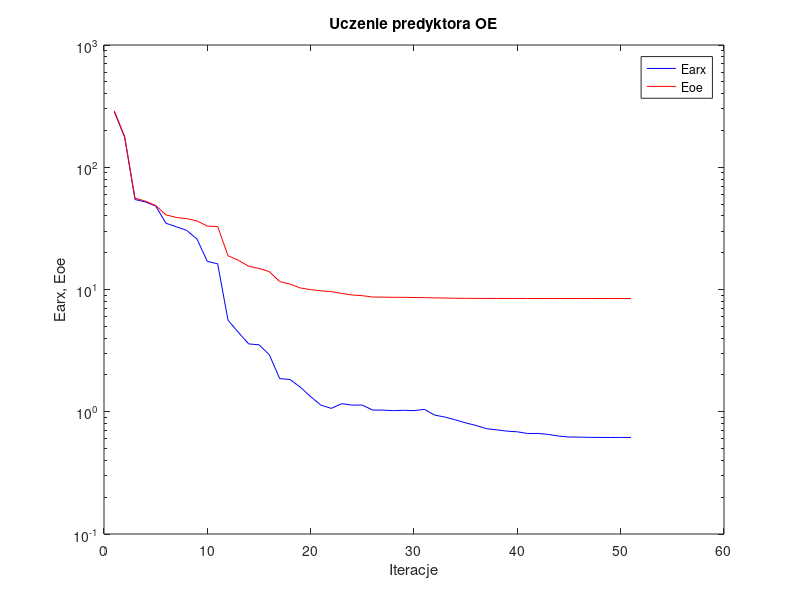
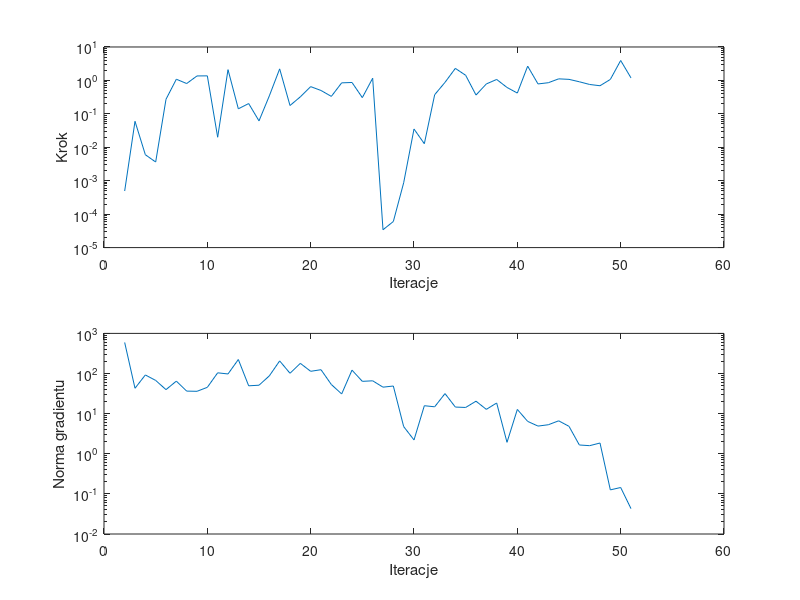

Write the MATLAB code that produced these figures, in order.
%uczenie predyktora oe
clear all;
n=0; farx(n+1)=2.843759e+002; foe(n+1)=2.888252e+002; wspucz(n+1)=0.000000e+000; ng(n+1)=0.000000e+000;
%odnowa zmiennej metryki
n=1; farx(n+1)=1.756527e+002; foe(n+1)=1.779006e+002; krok(n+1)=4.921872e-004; ng(n+1)=5.943024e+002;
n=2; farx(n+1)=5.444894e+001; foe(n+1)=5.587770e+001; krok(n+1)=5.983917e-002; ng(n+1)=4.288711e+001;
n=3; farx(n+1)=5.201323e+001; foe(n+1)=5.282626e+001; krok(n+1)=5.997467e-003; ng(n+1)=9.208283e+001;
n=4; farx(n+1)=4.818930e+001; foe(n+1)=4.864761e+001; krok(n+1)=3.625910e-003; ng(n+1)=6.726131e+001;
n=5; farx(n+1)=3.483156e+001; foe(n+1)=4.076133e+001; krok(n+1)=2.729349e-001; ng(n+1)=3.967728e+001;
n=6; farx(n+1)=3.259586e+001; foe(n+1)=3.885377e+001; krok(n+1)=1.086288e+000; ng(n+1)=6.459371e+001;
n=7; farx(n+1)=3.045679e+001; foe(n+1)=3.803105e+001; krok(n+1)=8.067975e-001; ng(n+1)=3.644554e+001;
n=8; farx(n+1)=2.588496e+001; foe(n+1)=3.642366e+001; krok(n+1)=1.361453e+000; ng(n+1)=3.602786e+001;
n=9; farx(n+1)=1.695059e+001; foe(n+1)=3.298291e+001; krok(n+1)=1.369572e+000; ng(n+1)=4.526353e+001;
n=10; farx(n+1)=1.622684e+001; foe(n+1)=3.276559e+001; krok(n+1)=1.999069e-002; ng(n+1)=1.040788e+002;
n=11; farx(n+1)=5.614286e+000; foe(n+1)=1.889508e+001; krok(n+1)=2.097807e+000; ng(n+1)=9.748712e+001;
n=12; farx(n+1)=4.466532e+000; foe(n+1)=1.734017e+001; krok(n+1)=1.414327e-001; ng(n+1)=2.232543e+002;
n=13; farx(n+1)=3.589573e+000; foe(n+1)=1.549951e+001; krok(n+1)=2.032965e-001; ng(n+1)=4.937596e+001;
n=14; farx(n+1)=3.528841e+000; foe(n+1)=1.488435e+001; krok(n+1)=6.162212e-002; ng(n+1)=5.110218e+001;
n=15; farx(n+1)=2.925730e+000; foe(n+1)=1.400628e+001; krok(n+1)=3.456460e-001; ng(n+1)=8.735826e+001;
n=16; farx(n+1)=1.867840e+000; foe(n+1)=1.161202e+001; krok(n+1)=2.214031e+000; ng(n+1)=2.061948e+002;
n=17; farx(n+1)=1.835883e+000; foe(n+1)=1.107458e+001; krok(n+1)=1.775417e-001; ng(n+1)=1.013884e+002;
n=18; farx(n+1)=1.589031e+000; foe(n+1)=1.029858e+001; krok(n+1)=3.227510e-001; ng(n+1)=1.791130e+002;
n=19; farx(n+1)=1.328353e+000; foe(n+1)=9.971700e+000; krok(n+1)=6.522451e-001; ng(n+1)=1.135041e+002;
n=20; farx(n+1)=1.131750e+000; foe(n+1)=9.753422e+000; krok(n+1)=5.002089e-001; ng(n+1)=1.244823e+002;
n=21; farx(n+1)=1.064859e+000; foe(n+1)=9.616942e+000; krok(n+1)=3.329123e-001; ng(n+1)=5.322186e+001;
n=22; farx(n+1)=1.165011e+000; foe(n+1)=9.280057e+000; krok(n+1)=8.457767e-001; ng(n+1)=3.095894e+001;
n=23; farx(n+1)=1.133152e+000; foe(n+1)=9.018567e+000; krok(n+1)=8.674420e-001; ng(n+1)=1.213509e+002;
n=24; farx(n+1)=1.134317e+000; foe(n+1)=8.902468e+000; krok(n+1)=3.057702e-001; ng(n+1)=6.379972e+001;
n=25; farx(n+1)=1.032196e+000; foe(n+1)=8.675031e+000; krok(n+1)=1.163909e+000; ng(n+1)=6.582199e+001;
%odnowa zmiennej metryki
n=26; farx(n+1)=1.031271e+000; foe(n+1)=8.660385e+000; krok(n+1)=3.418410e-005; ng(n+1)=4.568613e+001;
n=27; farx(n+1)=1.020718e+000; foe(n+1)=8.635292e+000; krok(n+1)=6.028324e-005; ng(n+1)=4.878414e+001;
n=28; farx(n+1)=1.027785e+000; foe(n+1)=8.631194e+000; krok(n+1)=8.684522e-004; ng(n+1)=4.754770e+000;
n=29; farx(n+1)=1.020866e+000; foe(n+1)=8.599729e+000; krok(n+1)=3.519888e-002; ng(n+1)=2.210365e+000;
n=30; farx(n+1)=1.046796e+000; foe(n+1)=8.577322e+000; krok(n+1)=1.279622e-002; ng(n+1)=1.575919e+001;
n=31; farx(n+1)=9.389059e-001; foe(n+1)=8.541714e+000; krok(n+1)=3.735325e-001; ng(n+1)=1.480521e+001;
n=32; farx(n+1)=9.047255e-001; foe(n+1)=8.519533e+000; krok(n+1)=8.745977e-001; ng(n+1)=3.159477e+001;
n=33; farx(n+1)=8.586200e-001; foe(n+1)=8.482223e+000; krok(n+1)=2.290327e+000; ng(n+1)=1.458681e+001;
n=34; farx(n+1)=8.108253e-001; foe(n+1)=8.466837e+000; krok(n+1)=1.422745e+000; ng(n+1)=1.425730e+001;
n=35; farx(n+1)=7.726208e-001; foe(n+1)=8.456833e+000; krok(n+1)=3.655097e-001; ng(n+1)=2.042368e+001;
n=36; farx(n+1)=7.273106e-001; foe(n+1)=8.451645e+000; krok(n+1)=7.847380e-001; ng(n+1)=1.278249e+001;
n=37; farx(n+1)=7.114104e-001; foe(n+1)=8.449371e+000; krok(n+1)=1.068708e+000; ng(n+1)=1.841629e+001;
n=38; farx(n+1)=6.941378e-001; foe(n+1)=8.448003e+000; krok(n+1)=6.160336e-001; ng(n+1)=1.928170e+000;
n=39; farx(n+1)=6.854131e-001; foe(n+1)=8.446548e+000; krok(n+1)=4.187571e-001; ng(n+1)=1.272711e+001;
n=40; farx(n+1)=6.636345e-001; foe(n+1)=8.443648e+000; krok(n+1)=2.669838e+000; ng(n+1)=6.410850e+000;
n=41; farx(n+1)=6.649838e-001; foe(n+1)=8.442455e+000; krok(n+1)=7.847380e-001; ng(n+1)=4.895099e+000;
n=42; farx(n+1)=6.528946e-001; foe(n+1)=8.442144e+000; krok(n+1)=8.536620e-001; ng(n+1)=5.287780e+000;
n=43; farx(n+1)=6.323208e-001; foe(n+1)=8.441383e+000; krok(n+1)=1.114151e+000; ng(n+1)=6.621937e+000;
n=44; farx(n+1)=6.213608e-001; foe(n+1)=8.441076e+000; krok(n+1)=1.075480e+000; ng(n+1)=4.827649e+000;
n=45; farx(n+1)=6.206547e-001; foe(n+1)=8.441006e+000; krok(n+1)=9.112329e-001; ng(n+1)=1.654630e+000;
n=46; farx(n+1)=6.171924e-001; foe(n+1)=8.440977e+000; krok(n+1)=7.560816e-001; ng(n+1)=1.591008e+000;
n=47; farx(n+1)=6.167517e-001; foe(n+1)=8.440968e+000; krok(n+1)=6.930078e-001; ng(n+1)=1.852079e+000;
n=48; farx(n+1)=6.158108e-001; foe(n+1)=8.440966e+000; krok(n+1)=1.070120e+000; ng(n+1)=1.258380e-001;
n=49; farx(n+1)=6.164577e-001; foe(n+1)=8.440966e+000; krok(n+1)=3.942850e+000; ng(n+1)=1.441677e-001;
n=50; farx(n+1)=6.166149e-001; foe(n+1)=8.440965e+000; krok(n+1)=1.189063e+000; ng(n+1)=4.287059e-002;

figure; semilogy(farx,'b'); hold on; semilogy(foe,'r'); xlabel('Iteracje'); ylabel('Earx, Eoe'); legend('Earx','Eoe'); title('Uczenie predyktora OE');
figure; subplot(2,1,1); semilogy(krok); xlabel('Iteracje'); ylabel('Krok');
subplot(2,1,2); semilogy(ng); xlabel('Iteracje'); ylabel('Norma gradientu');
Earx=farx(n+1)
Eoe=foe(n+1)
